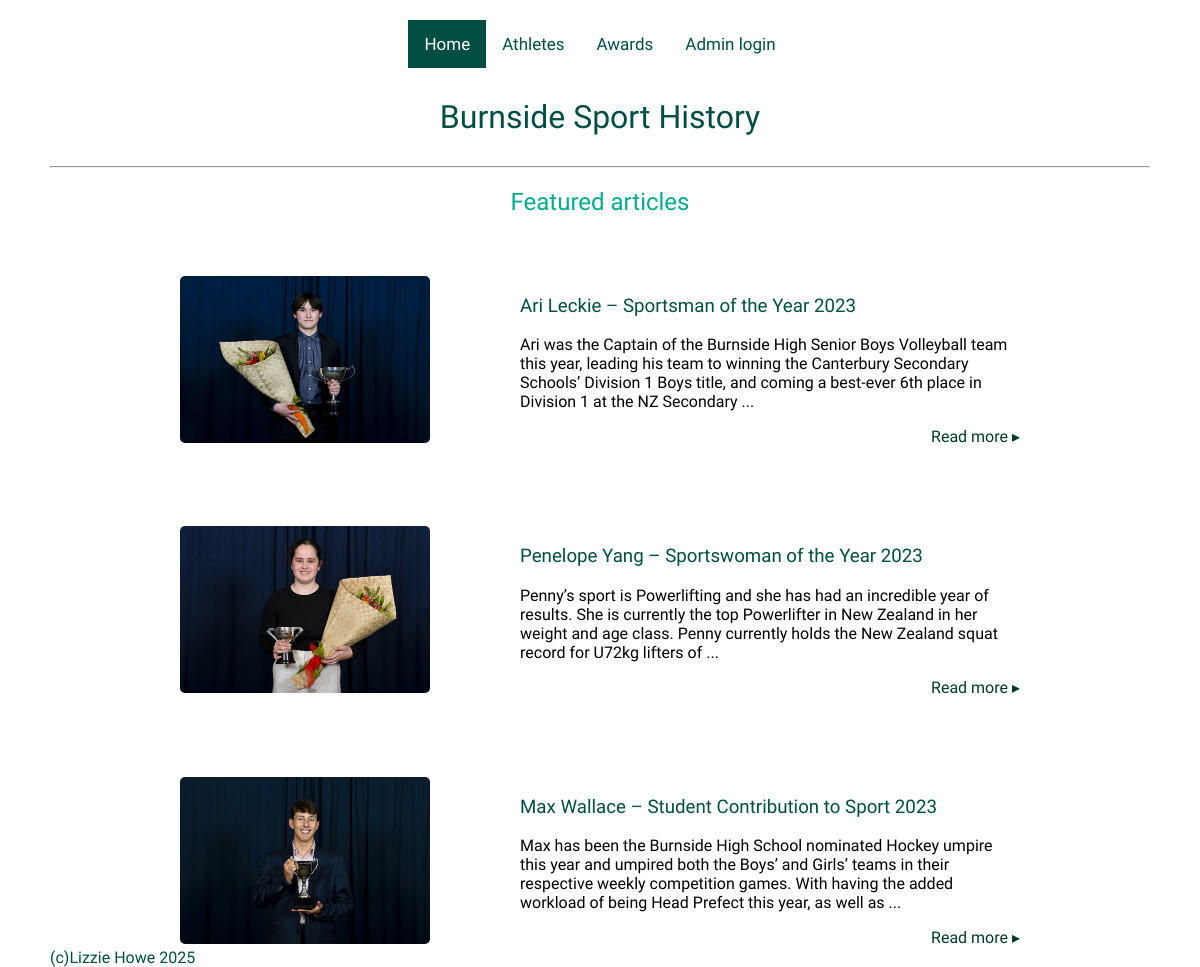
Before: / with the older database file.
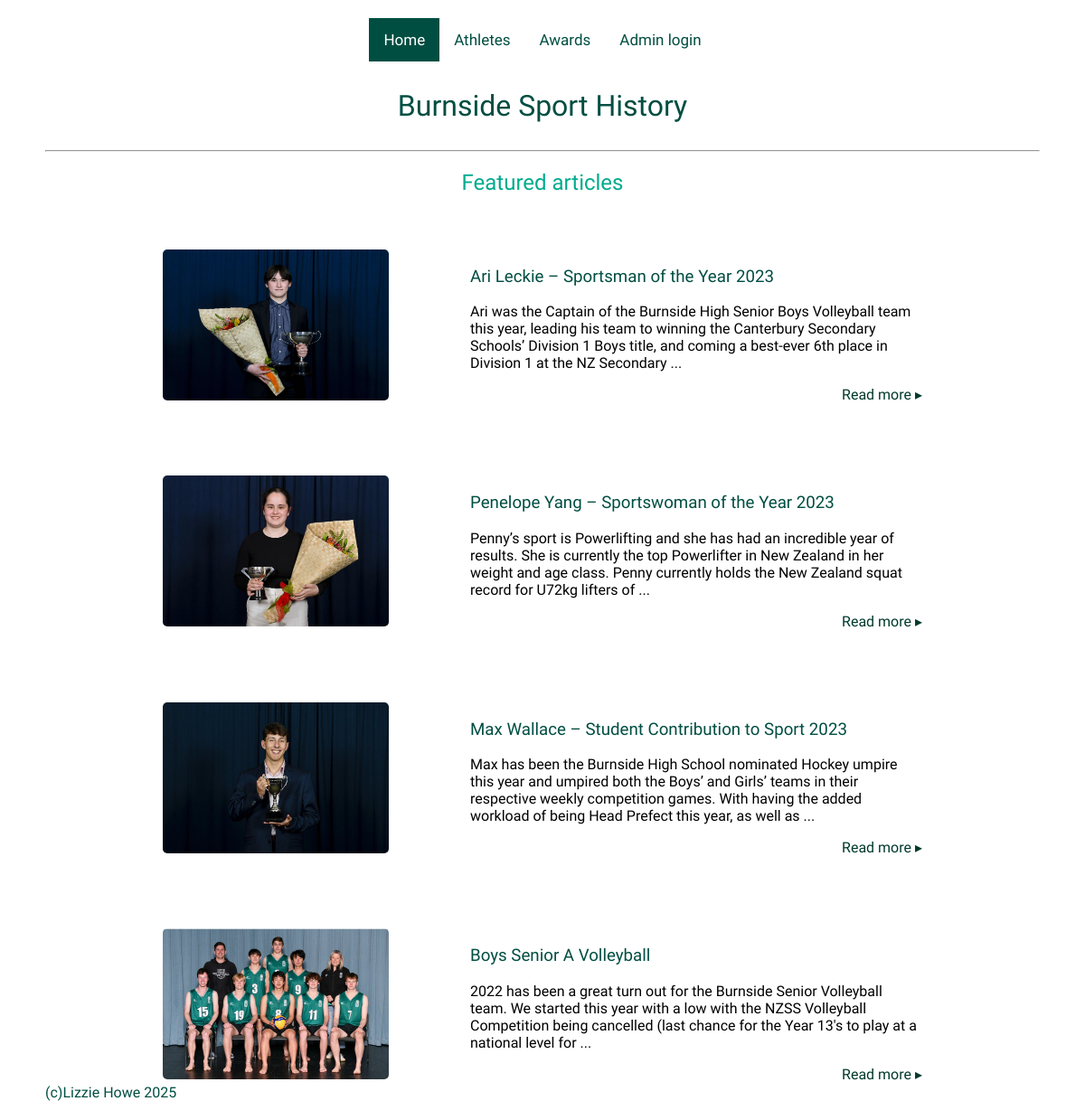
After: the same page with the newer database file.
### tables this page shows
CREATE TABLE article (article_id INTEGER PRIMARY KEY, athlete_id NUMERIC REFERENCES athlete (athlete_id), title TEXT, content TEXT, image_url TEXT, published_date VARCHAR);

### flaskimport.py (the view)
@app.route('/')
def show_articles():
    articles = get_all_articles()
    athletes = select_random_athlete()
    return render_template("home.html", articles=articles, title="Home", athletes=athletes)

### flaskimport.py (called while the page is built)
def get_db():
    db = getattr(g, '_database', None)
    if db is None:
        db = g._database = sqlite3.connect('BHS_sport_history_database.db')
        db.row_factory = sqlite3.Row
    return db

def get_all_articles():
    db = get_db()
    cursor = db.execute("""
        SELECT *
        FROM article
        ORDER BY article_id ASC
    """)
    articles = cursor.fetchall()
    return articles

def select_random_athlete():
    db = get_db()
    cursor = db.execute("""
        SELECT athlete.athlete_id, athlete.firstname, athlete.lastname, sport.sport_name
        FROM athlete
        JOIN athlete_sport ON athlete.athlete_id = athlete_sport.athlete_id
        JOIN sport ON athlete_sport.sport_id = sport.sport_id
        ORDER BY RANDOM()
        LIMIT 4
    """)
    athletes = cursor.fetchall()
    return athletes

### templates/home.html
{% extends "layout.html" %}
{% block content %}
    <div class="topnav">
    <a class="active" href="/">Home</a>
    <a href="/athletes">Athletes</a>
    <a href="/award">Awards</a>
    <a href="/add_athlete">Admin login</a>
    </div>
    <h1>Burnside Sport History</h1>
<hr>
<h2>Featured articles</h2>
{% for article in articles %}
    <section class="two-column">
        <ul>
            <a href="/article/{{article['article_id']}}">
                <img src= "{{ article['image_url'] }}" alt="{{ article['title']}}">
            </a>
        </ul>
        <ul>
            <h3 class="homepage">
                <a href="/article/{{article['article_id']}}"> {{ article['title'] }} </a>
            </h3>
    <p class="homepage">
        {{ article['content'].split()[:40] | join(' ') }}
        {% if article['content'].split() | length > 30 %}...
        {% endif %}
    </p>
    <div class="readmore"><a href="/article/{{article['article_id']}}"> Read more ▸</a></div>
        </ul>
    </section>
 {% endfor %}
{% endblock %}

### templates/layout.html (shortened to what this page needs)
<!DOCTYPE html>
<html lang="en">
<head>
    <link rel="stylesheet" href="{{ url_for('static', filename='style.css') }}">
</head>
<body>
    {% block content %}{% endblock %}
</body>
<footer>(c)Lizzie Howe 2025</footer>
</html>

### static/style.css (style rules this page uses)
* { font-family: "Public Sans", sans-serif; font-optical-sizing: auto; font-weight: 400; font-style: normal; }
html, body { height: 100%; margin: 0; }
body { background-color: white; color: rgb(0, 78, 66); margin: 50px; margin-top: 20px; }
h1 { font-weight: 500; display: flex; justify-content: center; color: rgb(0, 78, 66); margin-top: 30px; margin-bottom: 30px; }
h2 { color: rgb(0, 171, 142); text-align: center; }
img { display: block; width: 250px; border-radius: 5px; margin: auto; }
a { color: rgb(0, 171, 142); text-decoration: none; }
footer { position: fixed; bottom: 0; }
.topnav { display: flex; justify-content: center; overflow: hidden; }
.topnav a { float: left; color: rgb(0, 78, 66); text-align: center; padding: 14px 16px; text-decoration: none; font-size: 17px; transition: background-color .3s; }
.topnav a.active { background-color: rgb(0, 78, 66); color: rgb(255, 255, 255); }
ul { margin: 20px; padding-left: 0; }
.two-column { display: grid; grid-template-columns: 1fr 3fr; gap: 50px; width: 80%; margin: auto; margin-top: 40px; justify-content: center; }
.readmore a { color: rgb(0, 58, 44); display: flex; justify-content: flex-end; transition: color .3s; }
p.homepage { color: rgb(0, 0, 0); }
h3.homepage a { color: rgb(0, 78, 66); transition: color .3s; }

Changed rows visible on the page:
added article: shows a picture, title "Boys Senior A Volleyball", content.split "2022 has been a great turn out for the Burnside Senior Volleyball team. We started this year with a low with the NZSS Volleyball Competition being cancelled (last chance for the Year 13's to play at a national level for"
